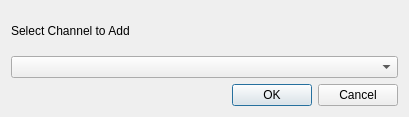
<?xml version="1.0" encoding="UTF-8"?>
<ui version="4.0">
 <class>NewChannelDialog</class>
 <widget class="QDialog" name="NewChannelDialog">
  <property name="geometry">
   <rect>
    <x>0</x>
    <y>0</y>
    <width>409</width>
    <height>117</height>
   </rect>
  </property>
  <property name="windowTitle">
   <string>Dialog</string>
  </property>
  <layout class="QVBoxLayout" name="verticalLayout">
   <item>
    <widget class="QLabel" name="label">
     <property name="text">
      <string>Select Channel to Add</string>
     </property>
    </widget>
   </item>
   <item>
    <widget class="QComboBox" name="newChannelSelectComboBox"/>
   </item>
   <item>
    <widget class="QDialogButtonBox" name="buttonBox">
     <property name="orientation">
      <enum>Qt::Orientation::Horizontal</enum>
     </property>
     <property name="standardButtons">
      <set>QDialogButtonBox::StandardButton::Cancel|QDialogButtonBox::StandardButton::Ok</set>
     </property>
    </widget>
   </item>
  </layout>
 </widget>
 <resources/>
 <connections>
  <connection>
   <sender>buttonBox</sender>
   <signal>accepted()</signal>
   <receiver>NewChannelDialog</receiver>
   <slot>accept()</slot>
   <hints>
    <hint type="sourcelabel">
     <x>248</x>
     <y>254</y>
    </hint>
    <hint type="destinationlabel">
     <x>157</x>
     <y>274</y>
    </hint>
   </hints>
  </connection>
  <connection>
   <sender>buttonBox</sender>
   <signal>rejected()</signal>
   <receiver>NewChannelDialog</receiver>
   <slot>reject()</slot>
   <hints>
    <hint type="sourcelabel">
     <x>316</x>
     <y>260</y>
    </hint>
    <hint type="destinationlabel">
     <x>286</x>
     <y>274</y>
    </hint>
   </hints>
  </connection>
 </connections>
</ui>
